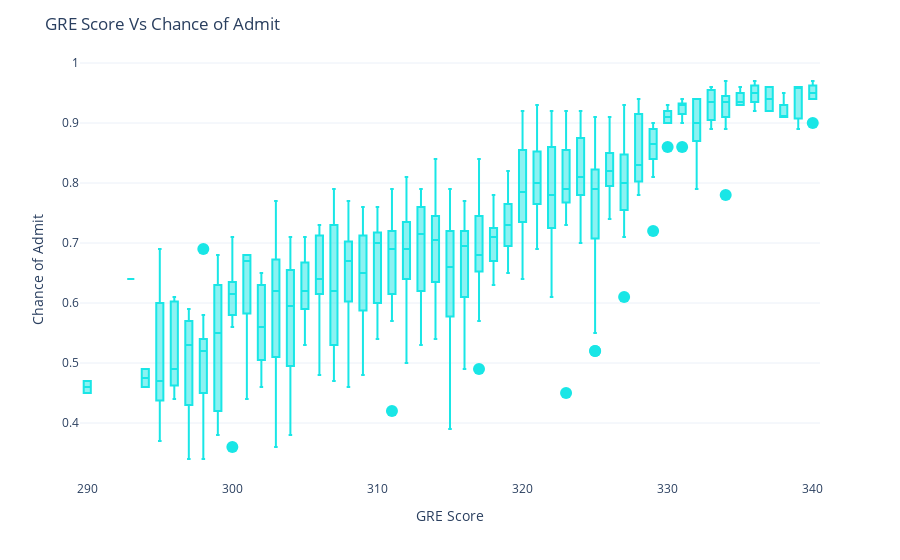
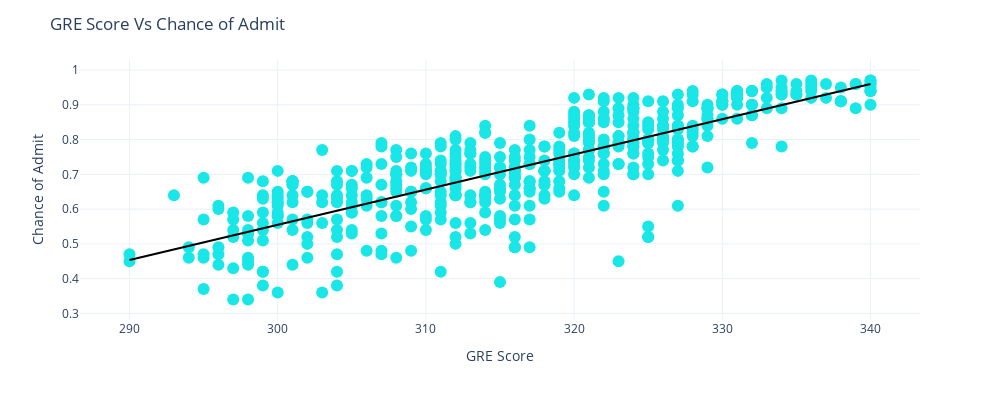
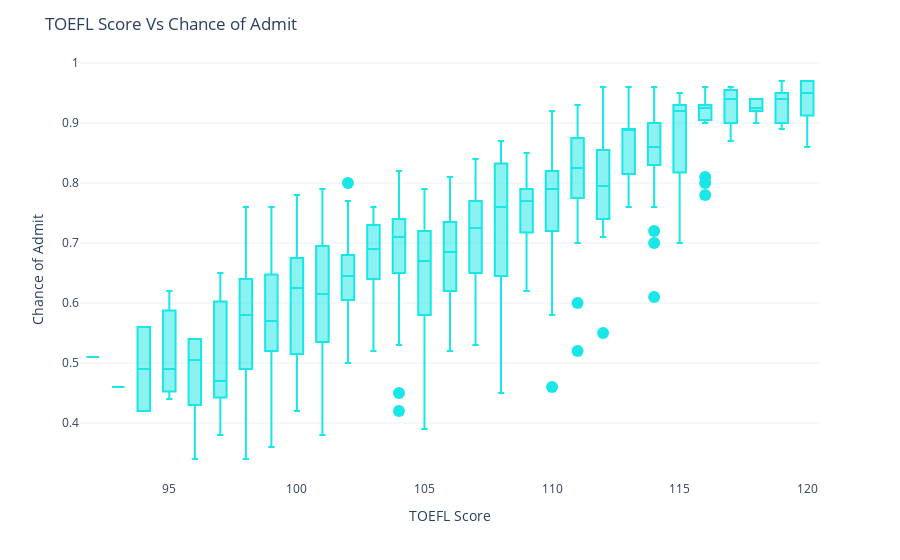
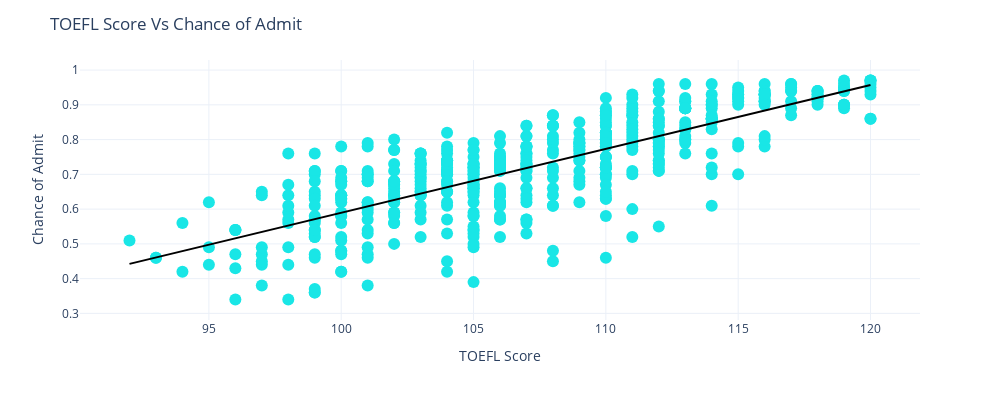

The notebook cell these images were saved under, in order:
### Code cell
bivariate(ad1, params)

### Figure 1 — Plotly figure (JSON) as saved in the notebook; plotly's stock layout.template omitted (floating-point values rounded to 4 significant figures; data arrays with more than 128 entries replaced by an {"elided": "..."} marker saying what was removed)
{"data": [{"alignmentgroup": "True", "hovertemplate": "GRE Score=%{x}<br>Chance of Admit=%{y}<extra></extra>", "legendgroup": "", "marker": {"color": "#19e6e6", "size": 12}, "name": "", "notched": false, "offsetgroup": "", "orientation": "v", "showlegend": false, "type": "box", "x": {"elided": "500 int values"}, "x0": " ", "xaxis": "x", "y": {"elided": "500 float values"}, "y0": " ", "yaxis": "y"}], "layout": {"boxmode": "group", "legend": {"tracegroupgap": 0}, "margin": {"t": 60}, "title": {"text": "GRE Score Vs Chance of Admit"}, "xaxis": {"anchor": "y", "domain": [0, 1], "title": {"text": "GRE Score"}}, "yaxis": {"anchor": "x", "domain": [0, 1], "title": {"text": "Chance of Admit"}}}}

### Figure 2 — Plotly figure (JSON) as saved in the notebook; plotly's stock layout.template omitted (floating-point values rounded to 4 significant figures; data arrays with more than 128 entries replaced by an {"elided": "..."} marker saying what was removed)
{"data": [{"hovertemplate": "GRE Score=%{x}<br>Chance of Admit=%{y}<extra></extra>", "legendgroup": "", "marker": {"color": "#19e6e6", "size": 12, "symbol": "circle"}, "mode": "markers", "name": "", "orientation": "v", "showlegend": false, "type": "scatter", "x": {"elided": "500 int values"}, "xaxis": "x", "y": {"elided": "500 float values"}, "yaxis": "y"}, {"hovertemplate": "<b>OLS trendline</b><br>Chance of Admit = 0.0101259 * GRE Score + -2.48281<br>R<sup>2</sup>=0.656668<br><br>GRE Score=%{x}<br>Chance of Admit=%{y} <b>(trend)</b><extra></extra>", "legendgroup": "", "line": {"color": "#000000"}, "marker": {"color": "#19e6e6", "size": 12, "symbol": "circle"}, "mode": "lines", "name": "", "showlegend": false, "type": "scatter", "x": {"elided": "500 int values"}, "xaxis": "x", "y": {"elided": "500 float values"}, "yaxis": "y"}], "layout": {"height": 400, "legend": {"tracegroupgap": 0}, "margin": {"t": 60}, "title": {"text": "GRE Score Vs Chance of Admit"}, "width": 1000, "xaxis": {"anchor": "y", "domain": [0, 1], "title": {"text": "GRE Score"}}, "yaxis": {"anchor": "x", "domain": [0, 1], "title": {"text": "Chance of Admit"}}}}

### Figure 3 — Plotly figure (JSON) as saved in the notebook; plotly's stock layout.template omitted (floating-point values rounded to 4 significant figures; data arrays with more than 128 entries replaced by an {"elided": "..."} marker saying what was removed)
{"data": [{"alignmentgroup": "True", "hovertemplate": "TOEFL Score=%{x}<br>Chance of Admit=%{y}<extra></extra>", "legendgroup": "", "marker": {"color": "#19e6e6", "size": 12}, "name": "", "notched": false, "offsetgroup": "", "orientation": "v", "showlegend": false, "type": "box", "x": {"elided": "500 int values"}, "x0": " ", "xaxis": "x", "y": {"elided": "500 float values"}, "y0": " ", "yaxis": "y"}], "layout": {"boxmode": "group", "legend": {"tracegroupgap": 0}, "margin": {"t": 60}, "title": {"text": "TOEFL Score Vs Chance of Admit"}, "xaxis": {"anchor": "y", "domain": [0, 1], "title": {"text": "TOEFL Score"}}, "yaxis": {"anchor": "x", "domain": [0, 1], "title": {"text": "Chance of Admit"}}}}

### Figure 4 — Plotly figure (JSON) as saved in the notebook; plotly's stock layout.template omitted (floating-point values rounded to 4 significant figures; data arrays with more than 128 entries replaced by an {"elided": "..."} marker saying what was removed)
{"data": [{"hovertemplate": "TOEFL Score=%{x}<br>Chance of Admit=%{y}<extra></extra>", "legendgroup": "", "marker": {"color": "#19e6e6", "size": 12, "symbol": "circle"}, "mode": "markers", "name": "", "orientation": "v", "showlegend": false, "type": "scatter", "x": {"elided": "500 int values"}, "xaxis": "x", "y": {"elided": "500 float values"}, "yaxis": "y"}, {"hovertemplate": "<b>OLS trendline</b><br>Chance of Admit = 0.018385 * TOEFL Score + -1.24899<br>R<sup>2</sup>=0.627625<br><br>TOEFL Score=%{x}<br>Chance of Admit=%{y} <b>(trend)</b><extra></extra>", "legendgroup": "", "line": {"color": "#000000"}, "marker": {"color": "#19e6e6", "size": 12, "symbol": "circle"}, "mode": "lines", "name": "", "showlegend": false, "type": "scatter", "x": {"elided": "500 int values"}, "xaxis": "x", "y": {"elided": "500 float values"}, "yaxis": "y"}], "layout": {"height": 400, "legend": {"tracegroupgap": 0}, "margin": {"t": 60}, "title": {"text": "TOEFL Score Vs Chance of Admit"}, "width": 1000, "xaxis": {"anchor": "y", "domain": [0, 1], "title": {"text": "TOEFL Score"}}, "yaxis": {"anchor": "x", "domain": [0, 1], "title": {"text": "Chance of Admit"}}}}
